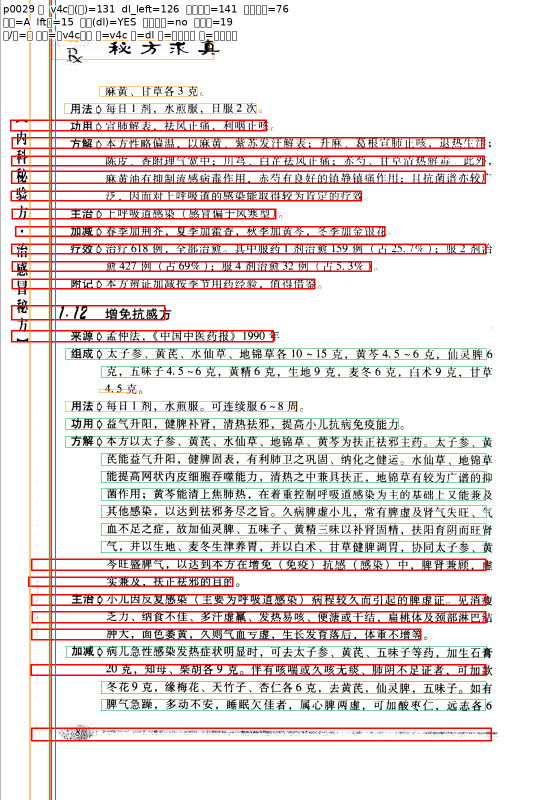
#> input picture scripts/archive/crop_compare/edge15_v4c/overcut_dl/page_0029.png, 1113 x 1600 px, given in place of page_0023.png, which was not available (shown at 1/2 size)
$ python _build_inpaint_db.py
#> lines starting #> are read from the running program, lines starting #| are printed output that depends on the picture; after the words box and inside, x2 and y2 are one past the last pixel; in counts of white or black regions, pixels touching at a corner belong together; pictures that were not available may be replaced by others from this repository, and a replacement may not be noted
### scripts/archive/_verify_edge_clean.py
"""10px 自适应边裁原型验证（用户战略转向，2026-07-13）。

思路：进版面分析前，对原图四边各自判断「距边 10px 带内暗像素占比」，
有则裁 10px、无则不裁。目的不是裁侧眉/页眉本身，而是去掉贴边干扰
（竖边框线 x≈10–20、左上角页码桩 x≈4–15、扫描噪点），简化后续判断。

本脚本只验证原型效果，不渲染主流程：
1. 对每奇数页：原图跑 PP-DocLayoutV3 拿真值 dl_left / 正文左缘 / 侧眉右缘。
2. 跑 crop_edge_clean（band=10）得裁后图 + 四边触发标记，记录 left 裁掉量 lft。
3. 裁后图跑 cv2 文字行检测 → 简单紧框左界，两种候选：
   - simple   : min(块 x1) - 15   （最朴素）
   - skip_eb  : 跳过「窄左侧块」(宽<0.12w 且 x1<0.2w) 后 min(x1) - 15
4. 真值在裁后坐标：body_left_c = 正文左缘 - lft；eyebrow_r_c = 侧眉右缘 - lft。
5. 量：过裁(dl) / 过裁(正文) / 侧眉裁掉 / 侧眉残留；并回答两待核问题：
   - 暗度阈值 thr=128、触发占比 frac=0.02 是否稳健（四边触发率）。
   - 10px 是否盖住竖边框线：裁后左缘仍存「整列全黑列」的页数（若 >0 说明要放大 band）。
输出：crop_compare/edge_clean/ 下样本图 + 本脚本同目录 per_page json（供复核）。
"""
from __future__ import annotations

import json
import sys
from pathlib import Path

import numpy as np
from PIL import Image, ImageDraw, ImageFont

from kzocr.engine import layout_crop as lc

SRC = Path("/home/keen/Documents/OCR0625/mi-by-ppocrv6/images")
OUT = Path("crop_compare/edge_clean")
OUT.mkdir(parents=True, exist_ok=True)

BAND = 10          # 边裁常数（候选，用户说 10px）
THR = 128          # 暗像素灰度阈值（排除 JPEG 噪点）
FRAC = 0.02        # 10px 带内暗像素占比阈值（单噪点不触发）
PAD = 15           # 简单紧框 padding（与 dl 一致）

BLOCK_WIDE = (0, 170, 60)
BLOCK_NARROW = (255, 140, 0)
CV_LINE = (255, 30, 30)
DL_LINE = (20, 200, 20)
BODY_LINE = (30, 120, 255)
SHADOW = (255, 255, 0)

_FONT = None
for _fp in (
    "/usr/share/fonts/truetype/dejavu/DejaVuSans.ttf",
    "/usr/share/fonts/truetype/liberation/LiberationSans-Regular.ttf",
):
    if Path(_fp).exists():
        try:
            _FONT = ImageFont.truetype(_fp, 20)
        except Exception:
            _FONT = None
        break


def crop_edge_clean(img: np.ndarray, band: int = BAND, thr: int = THR,
                    frac: float = FRAC):
    """四边自适应边裁：某边距边 band px 带内暗像素占比>frac 则裁 band px。

    返回 (cropped, crop_dict, border_persist)：
      crop_dict = {"top","bottom","left","right": 实际裁掉 px}
      border_persist = 裁后仍存在的「整列全黑列」最大 x（左缘附近），None 表示无残留。
    """
    gray = np.mean(img, axis=2) if img.ndim == 3 else img
    h, w = gray.shape[:2]
    crop = {"top": 0, "bottom": 0, "left": 0, "right": 0}
    if h >= band and (gray[:band, :] < thr).mean() > frac:
        crop["top"] = band
    if h >= band and (gray[h - band:, :] < thr).mean() > frac:
        crop["bottom"] = band
    if w >= band and (gray[:, :band] < thr).mean() > frac:
        crop["left"] = band
    if w >= band and (gray[:, w - band:] < thr).mean() > frac:
        crop["right"] = band
    t, b, l, r = crop["top"], crop["bottom"], crop["left"], crop["right"]
    cropped = img[t: h - b if b else h, l: w - r if r else w]
    # 残留竖边框线检测：裁后左缘 20px 内整列全黑列的最大 x
    border_persist = None
    if cropped.shape[1] >= 1:
        cg = np.mean(cropped, axis=2) if cropped.ndim == 3 else cropped
        ch, cw = cg.shape
        for x in range(min(20, cw)):
            if np.mean(cg[:, x] < thr) > 0.9:
                border_persist = x
    return cropped, crop, border_persist


# [190 lines left out: functions simple_left, render_sample, main, not called in this run]


# [2 lines that do not run on import are left out]

### scripts/archive/_verify_edge15_v5.py
"""v5：band=15 边裁 + 用户新左界公式（2026-07-14）。

用户新公式（裁后坐标）：
  if A 存在且 A<B: left = min(A-10, B-50)
  elif A 存在且 B<A: left = max(A-10, B+30)
  if A 不存在: left = max(B-30, C+70)

ABCD 仍按旧定义计算（仅用于显示/复核）：
  A = min(x1 | x1>0.05w, y1<0.06h, y2<0.15h)
  B = min(x1 | x1>0.07w, 0.15h<y1<0.85h)
  C = mean(x1 | 0.02w<x1<0.06w, 0.15h<y1<0.85h)
  D = min(x1 | x1<0.05w, y1<0.06h, y2<0.15h)

两阶段：
  compute : 全量 485 奇数页 → edge15_v5_per_page.json（含 ABCD、left、lft、真值）
  render  : 读 json，对问题页（过裁/侧眉欠裁）重画渲染图，左下角标注 ABCD。
真值在裁后坐标：dl_left_c = dl_left_o - lft；body_left_c = body_left_o - lft；
eyebrow_r_c = eyebrow_r_o - lft。
"""
from __future__ import annotations

import json
import sys
from pathlib import Path

import numpy as np
from PIL import Image, ImageDraw, ImageFont

from kzocr.engine import layout_crop as lc
from _verify_edge_clean import crop_edge_clean

SRC = Path("/home/keen/Documents/OCR0625/mi-by-ppocrv6/images")
BAND = 15
OUT = Path("crop_compare/edge15_v6")
OUT_OC = OUT / "overcut_dl"
OUT_RES = OUT / "eyebrow_resid"
for d in (OUT_OC, OUT_RES):
    d.mkdir(parents=True, exist_ok=True)

BLOCK_WIDE = (0, 170, 60)
BLOCK_NARROW = (255, 140, 0)
CV_LINE = (255, 30, 30)
DL_LINE = (20, 200, 20)
BODY_LINE = (30, 120, 255)
EB_LINE = (255, 140, 0)
CUT_BLOCK = (255, 0, 0)

_FONT = None
_FONT_SIZE = 30
for _fp in (
    "/usr/share/fonts/truetype/wqy/wqy-zenhei.ttc",          # 文泉驿正黑（中英文）
    "/usr/share/fonts/opentype/noto/NotoSansCJK-Regular.ttc",  # Noto CJK
    "/usr/share/fonts/truetype/droid/DroidSansFallbackFull.ttf",  # Droid 回退
    "/usr/share/fonts/truetype/dejavu/DejaVuSans.ttf",
):
    if Path(_fp).exists():
        try:
            _FONT = ImageFont.truetype(_fp, _FONT_SIZE)
        except Exception:
            _FONT = None
        break


def user_odd_left_v6(blocks, w, h):
    """v6 公式（用户 2026-07-14）：
      A<=B : left = min(A-10, B-60, C+60)
      B<A  : left = min(B-10, C+60)
      无A  : left = min(B-30, C+80, (D+B)/2-15)
    C+60/C+80 作 min 下界项，防止越过正文左缘。返回 (left, (A,B,C,D,branch))。
    """
    A = B = C = D = None
    A_vals, B_vals, C_vals, D_vals = [], [], [], []
    for (x1, y1, x2, y2, bw) in blocks:
        if y1 < 0.06 * h and y2 < 0.15 * h:
            if x1 > 0.05 * w:
                A_vals.append(x1)
            elif x1 < 0.05 * w:
                D_vals.append(x1)
        if 0.07 * w < x1 < 0.12 * w and 0.5 * h < y1 < 0.85 * h:
            B_vals.append(x1)
        if 0.02 * w < x1 < 0.06 * w and 0.15 * h < y1 < 0.85 * h:
            C_vals.append(x1)
    # 兜底：新B区无块时，回退旧B定义（x1>0.07w, 0.15h<y1<0.85h）
    if not B_vals:
        for (x1, y1, x2, y2, bw) in blocks:
            if x1 > 0.07 * w and 0.15 * h < y1 < 0.85 * h:
                B_vals.append(x1)
    if B_vals:
        B = min(B_vals)
    if C_vals:
        C = sum(C_vals) / len(C_vals)
    if A_vals:
        A = min(A_vals)
    if D_vals:
        D = min(D_vals)
    if B is None:
        return None, (A, B, C, D, "?")

    if A is not None:
        if A <= B:
            terms = [A - 10, B - 60]
            if C is not None:
                terms.append(C + 60)
            left = min(terms)
            branch = "A<=B"
        else:
            terms = [B - 10]
            if C is not None:
                terms.append(C + 60)
            left = min(terms)
            branch = "B<A"
    else:
        terms = [B - 30]
        if C is not None:
            terms.append(C + 80)
        if D is not None:
            terms.append((D + B) / 2 - 15)
        left = min(terms)
        branch = "noA"
    return int(left), (A, B, C, D, branch)


# [98 lines left out: function run_compute, not called in this run]


FORMULA = {
    "A<=B": "min(A-10,B-60,C+60)",
    "B<A": "min(B-10,C+60)",
    "noA": "min(B-30,C+80,(D+B)/2-15)",
}


# [85 lines left out: functions _load_blocks, render_problem, run_render, main, not called in this run]


# [2 lines that do not run on import are left out]

### kzocr/engine/layout_crop.py
"""版心裁剪：PP-DocLayoutV3 语义检测（优先）+ cv2 投影法（降级）。

主入口 `crop_by_layout`：
- 优先用 PP-DocLayoutV3 检测版面，取 text/vertical_text/标题并集为版心，
  固定 padding（左右上 15 / 下 10）；
- 模型不可用或推理失败时，降级到 cv2 水平投影 + 行检测 + 纯投影三级方案。

PP-DocLayoutV3 依赖 paddle/paddlex（重模型，真实引擎依赖），懒加载，
未安装时自动降级，不影响无依赖环境（CI / 轻量部署）。
"""

from __future__ import annotations

import logging
import threading

import numpy as np

logger = logging.getLogger(__name__)

# --- PP-DocLayoutV3 类别定义 ---
# 组成版心的正文/标题类
_BODY_LABELS = frozenset({"text", "vertical_text", "doc_title", "paragraph_title"})
# 需排除的页眉/页脚/侧栏/页码类（仅作说明，不参与版心并集）
_MARGIN_LABELS = frozenset(
    {"aside_text", "header", "header_image", "footer", "footer_image", "number"}
)

# 版心 padding（用户设定）：左右上 15px，下 10px
_DOC_LAYOUT_PAD_LR_T = 15
_DOC_LAYOUT_PAD_B = 10

# 懒加载模型缓存
_DOC_LAYOUT_MODEL = None
_DOC_LAYOUT_MODEL_TRIED = False

# 线程安全锁：PP-DocLayoutV3 的底层 C++ 推理对象非线程安全（并发 predict 会触发
# `vector<bool> range_check` 崩溃并降级 cv2，导致并行渲染的输出与串行不一致）。
# 页级并发编排（KZOCR_PAGE_PARALLEL=1）下多个 worker 共享此模块级单例模型，必须用
# 同一把锁串行化推理（含懒加载与 cv2 标定的共享状态），保证并行与串行逐页产出等价。
# 用 RLock：_maybe_calibrate_cv2 内部会再次调用 _doclayout_rect，需可重入。
_DOC_LAYOUT_LOCK = threading.RLock()


# [101 lines left out: functions _get_doclayout_model, _extract_doclayout_boxes, _doclayout_rect, crop_by_doclayout, not called in this run]


def _detect_text_lines(img: np.ndarray) -> list[tuple[int, int, int, int]]:
    """水平投影检测文字行。"""
    import cv2

    gray = cv2.cvtColor(img, cv2.COLOR_RGB2GRAY)
    _, binary = cv2.threshold(gray, 0, 255, cv2.THRESH_BINARY_INV + cv2.THRESH_OTSU)
    h, w = binary.shape
    lines: list[tuple[int, int, int, int]] = []
    h_proj = np.sum(binary, axis=1)
    threshold = np.max(h_proj) * 0.03
    in_line = False
    y_start = 0
    for y in range(h):
        if h_proj[y] > threshold and not in_line:
            in_line = True
            y_start = y
        elif h_proj[y] <= threshold and in_line:
            in_line = False
            if y - y_start >= 6:
                lines.append((0, y_start, w, y))
    if in_line:
        lines.append((0, y_start, w, h))
    return lines


def _merge_nearby(lines: list[tuple], gap: int = 10) -> list[tuple]:
    """合并相邻行（同一段落）。"""
    if not lines:
        return []
    sl = sorted(lines, key=lambda b: b[1])
    merged: list[list] = [[sl[0][0], sl[0][1], sl[0][2], sl[0][3]]]
    for x1, y1, x2, y2 in sl[1:]:
        last = merged[-1]
        if y1 - last[3] < gap:
            last[0] = min(last[0], x1)
            last[1] = min(last[1], y1)
            last[2] = max(last[2], x2)
            last[3] = max(last[3], y2)
        else:
            merged.append([x1, y1, x2, y2])
    return [(b[0], b[1], b[2], b[3]) for b in merged]


def _compute_blocks(img: np.ndarray, lines: list[tuple], w: int) -> list[tuple]:
    """对每行做垂直投影，求真实左右边界，返回 (lx, y1, rx, y2, bw) 列表。

    与 _preview_even_formula.per_block / _preview_odd_formula.per_block 同口径：
    暗像素占比 > 1% 的列视为有墨；bw = rx - lx 即行宽，用于宽/窄行分类。

    左侧先跳过贯穿全页的实心竖边框线：该书(及类似扫描件)常在 x≈0 处有一条
    细黑竖线，会把每个正文行的投影左缘"劫持"到 x=0，使 diff 公式看不到正文真左缘
    (221 个偶数页因此所有 block x1=0)。检测最左侧连续"整列近乎全黑"的列作为
    trim_left，投影左缘从该列之后起算。仅跳过实心黑线(整列黑像素占比 > 0.9)，
    不碰侧眉/正文列。右侧不动，以免影响已验证的 user_right。
    """
    gray = np.mean(img, axis=2) if img.ndim == 3 else img
    # 跳过左侧实心竖边框线（仅当整列近乎全黑，避免误删侧眉/正文列）
    trim_left = 0
    for x in range(min(12, w)):
        col = gray[:, x] if gray.ndim == 2 else np.mean(gray[:, x, :], axis=1)
        if np.mean(col < 128) > 0.9:
            trim_left = x + 1
        else:
            break
    blocks = []
    for x1, y1, x2, y2 in lines:
        row_gray = gray[y1:y2, :]
        col_proj = np.mean(row_gray < 128, axis=0)
        if col_proj.max() <= 0.01:
            continue  # 该行无墨，跳过（避免产出伪全宽块）
        lx = next((cx for cx in range(trim_left, w) if col_proj[cx] > 0.01), trim_left)
        rx = next((cx for cx in range(w - 1, -1, -1) if col_proj[cx] > 0.01), w)
        if lx < rx:
            blocks.append((lx, y1, rx, y2, rx - lx))
    return blocks


# 左缘标定常数：本书(mi-by-ppocrv6)用 doclayout 全量反标定得到，
# 取"使 max(left - dl.left) <= 25（0 过裁）"的保守值。换书时重标定：
#   跑 _measure_user_formula.py 风格对比，取各 parity 下 max(偏移) 余量内的最大 C。
_LEFT_CALIB_ODD = 105
_LEFT_CALIB_EVEN = 75


# --- cv2 左界 calib 在线自动标定（换书零人工；仅 dl 可用时生效） ---
# 按奇偶(parity: 1=奇, 0=偶) 存储 calib，默认用本书反标定常数；dl 可用时前
# _CV2_CALIB_SAMPLE 页用 dl 真值采样每页「安全 calib 候选」并取最小值锁定。
# dl_left = 正文左缘 - 15，故正文左缘 = dl_left + 15。安全候选令校准后
#   cv2_left = diff_term + calib <= (dl_left + 15) - _CV2_CALIB_BODY_MARGIN
#   = dl_left + (15 - _CV2_CALIB_BODY_MARGIN)
# 即 cv2 左界恒在正文左缘内侧 _CV2_CALIB_BODY_MARGIN px（绝不过裁正文）；
# 对奇页(侧眉在左，diff_term≈-15)该候选同时把 calib 抬高，使 cv2 左界推到 dl 水平
# （≈ dl_left+5 > 侧眉右缘~85），侧眉因此被裁。取各页候选最小值 = 「最坏页也安全」。
# 无 paddle(dl 不可用) 时回落默认常数（CI/降级场景）。
_CV2_CALIB_SAMPLE = 60
_CV2_CALIB_BODY_MARGIN = 10
_cv2_calib: dict[int, int] = {1: _LEFT_CALIB_ODD, 0: _LEFT_CALIB_EVEN}
_cv2_calib_buf: dict[int, list[int]] = {1: [], 0: []}
_cv2_calib_count = 0
_CV2_CALIB_LOCKED = False


# [241 lines left out: functions _diff_term, _maybe_calibrate_cv2, _finalize_cv2_calib, calibrate_cv2_left, reset_cv2_calib, _body_left_user and 5 more, not called in this run]

### scripts/archive/_build_inpaint_db.py
"""构建 inpainted 块数据库（条件 inpaint 后重检测）。
每页：边裁 → 检测左缘线 → 条件 inpaint → 重检测块 → 存 raw/inp 两套块与 A/B/C/D。
存到 crop_master_inpaint.json，供后续在 inpainted 域重调 v6 用。
"""
from __future__ import annotations

import json
import time
from pathlib import Path

import cv2
import numpy as np
from PIL import Image

from kzocr.engine import layout_crop as lc
from _verify_edge15_v5 import user_odd_left_v6
from _verify_edge_clean import crop_edge_clean

SRC = Path("/home/keen/Documents/OCR0625/mi-by-ppocrv6/images")
DB_PATH = Path(__file__).parent / "crop_master.json"
OUT = Path(__file__).parent / "crop_master_inpaint.json"
BAND_W = 25
COL_THRESH = 0.12
EDGE_R2_MIN = 0.60
EDGE_MEAN_MAX = 20
MASK_EXTRA = 8
INPAINT_RADIUS = 16


def detect_left_line(bin_img: np.ndarray):
    H, W = bin_img.shape
    col_fractions = bin_img[:, :BAND_W].sum(axis=1) / 255.0 / H
    has_col = bool((col_fractions > COL_THRESH).any())
    leftmost = np.zeros(H, dtype=int)
    for y in range(H):
        nz = np.where(bin_img[y, :BAND_W] > 0)[0]
        leftmost[y] = int(nz[0]) if len(nz) > 0 else BAND_W
    valid = leftmost < BAND_W
    has_edge = False
    if valid.sum() >= H * 0.3:
        ys = np.arange(H)[valid]
        xs = leftmost[valid].astype(float)
        A_mat = np.vstack([xs, np.ones(len(xs))]).T
        try:
            slope, _ = np.linalg.lstsq(A_mat, ys, rcond=None)[0]
            pred = slope * xs + _
            ss_res = ((ys - pred) ** 2).sum()
            ss_tot = ((ys - ys.mean()) ** 2).sum()
            r2 = 1 - ss_res / ss_tot if ss_tot > 0 else 0
            has_edge = bool(r2 >= EDGE_R2_MIN and float(xs.mean()) < EDGE_MEAN_MAX)
        except Exception:
            has_edge = False
    has = has_col or has_edge
    if not has:
        return False, None
    mask = np.zeros((H, W), dtype=np.uint8)
    for y in range(H):
        ex = min(leftmost[y] + MASK_EXTRA, W)
        mask[y, :ex] = 255
    return has, mask


def blocks_from(rgb_img, cw):
    raw = lc._detect_text_lines(rgb_img)
    filt = [b for b in raw if b[3] - b[1] >= 8]
    merged = lc._merge_nearby(filt, gap=8) if filt else []
    return lc._compute_blocks(rgb_img, merged, cw) if merged else []


def main():
    t0 = time.time()
    db = json.loads(DB_PATH.read_text())
    odd = [p for p in db if p["n"] % 2 == 1]
    out = []
    for i, p in enumerate(odd):
        n = p["n"]
        img = np.asarray(Image.open(SRC / f"page_{n:04d}.png").convert("RGB"), dtype=np.uint8)
        cropped, crop_info, _ = crop_edge_clean(img, band=15)
        crop_left = int(crop_info.get("left", 0))
        cw, ch = cropped.shape[1], cropped.shape[0]
        gray = cv2.cvtColor(cropped, cv2.COLOR_RGB2GRAY)
        _, bin_img = cv2.threshold(gray, 0, 255, cv2.THRESH_BINARY_INV + cv2.THRESH_OTSU)

        # raw 块（仅边裁）
        blocks_raw = blocks_from(cropped, cw)
        abcd_raw = list(user_odd_left_v6(blocks_raw, cw, ch)[1])

        # 条件 inpaint
        has, mask = detect_left_line(bin_img)
        if has:
            inp = cv2.inpaint(cropped, mask, INPAINT_RADIUS, flags=cv2.INPAINT_TELEA)
            blocks_inp = blocks_from(inp, cw)
        else:
            blocks_inp = blocks_raw
        abcd_inp = list(user_odd_left_v6(blocks_inp, cw, ch)[1])

        out.append({
            "n": n, "cw": cw, "ch": ch, "h": p["h"], "w": p["w"],
            "crop_left": crop_left,
            "triggered": has,
            "dl_left": p.get("dl_left"), "body_left": p.get("body_left"),
            "eyebrow": p.get("eyebrow"),
            "blocks_raw": blocks_raw, "abcd_raw": abcd_raw,
            "blocks_inp": blocks_inp, "abcd_inp": abcd_inp,
        })
        if (i + 1) % 100 == 0:
            print(f"  {i+1}/{len(odd)}")
    json.dump(out, open(OUT, "w"), ensure_ascii=False)
    print(f"完成 {len(out)} 页, 用时 {time.time()-t0:.0f}s, 存 {OUT}")


if __name__ == "__main__":
    main()
#> (reads scripts/archive/crop_master.json from the repository)
#> in main, img is the input picture: shape (1600, 1113, 3); mean R, G, B 235.8, 224.9, 223.1
#> in crop_edge_clean, `gray = np.mean(img, axis=2) if img.ndim == 3 else img`:
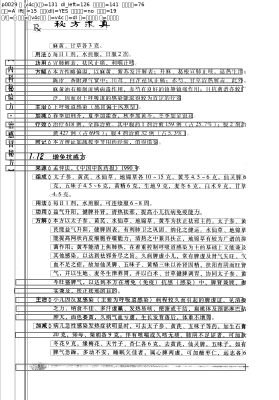
#> gray: shape (1600, 1113) float64 (shown at 1/4 size); min 0, max 255, mean 227.9
#> in crop_edge_clean, `cropped = img[t: h - b if b else h, l: w - r if r else w]`:
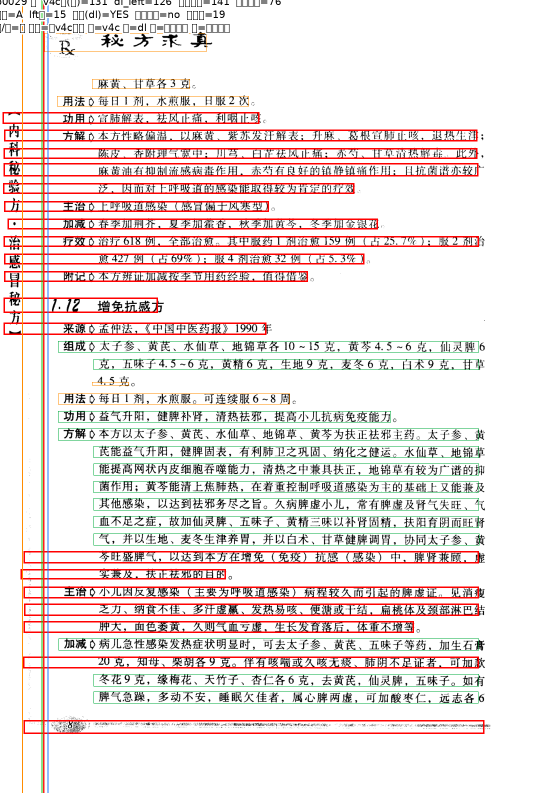
#> cropped: shape (1585, 1098, 3) (shown at 1/2 size); mean R, G, B 235.6, 224.5, 222.6
#> in crop_edge_clean, `cg = np.mean(cropped, axis=2) if cropped.ndim == 3 else cropped`:
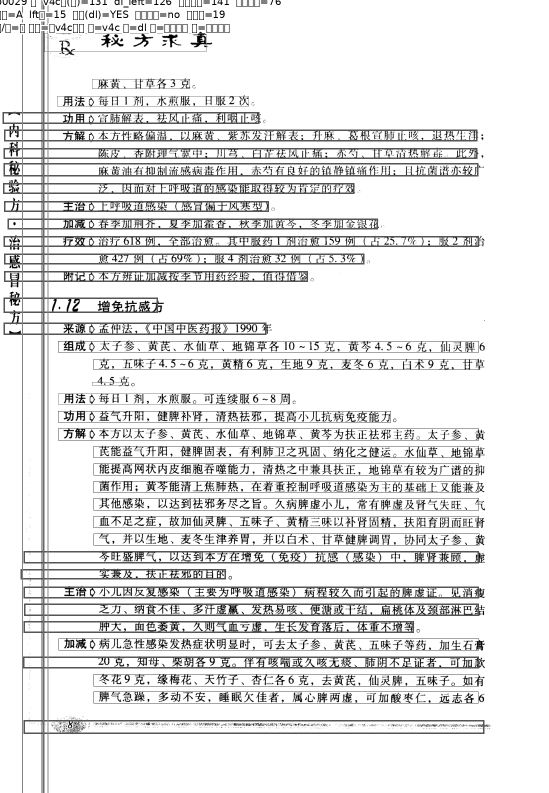
#> cg: shape (1585, 1098) float64 (shown at 1/2 size); min 0, max 255, mean 227.6
#> in main, `cropped, crop_info, _ = crop_edge_clean(img, band=15)`: crop_info = {'top': 15, 'bottom': 0, 'left': 15, 'right': 0}
#> in main, `crop_left = int(crop_info.get("left", 0))`: crop_left = 15
#> in main, `_, bin_img = cv2.threshold(gray, 0, 255, cv2.THRESH_BINARY_INV + cv2.T..`:
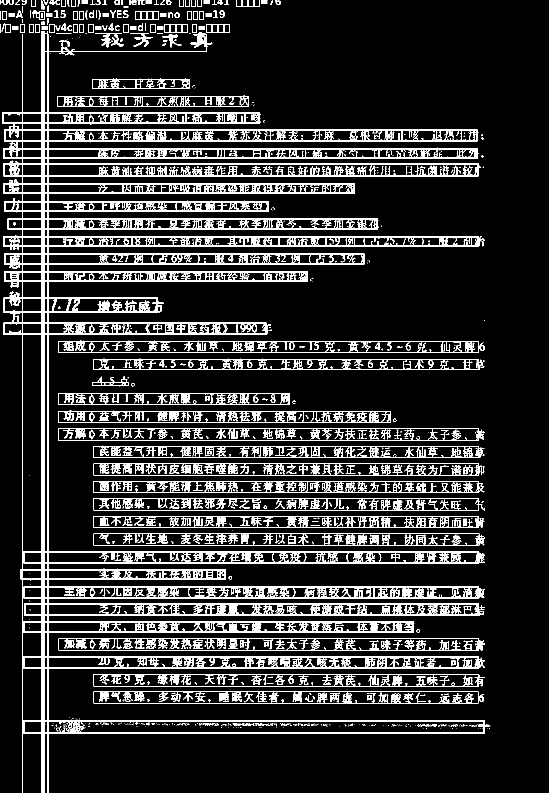
#> bin_img: shape (1585, 1098) (shown at 1/2 size); 14.4% white; 1095 white regions (730 under 20 px), largest, box (x1, y1, x2, y2) and area: (5, 62, 981, 1585) 155551, (187, 927, 969, 951) 6004, (117, 1276, 970, 1301) 5948
#> (the rest of the program and of its run is left out)
